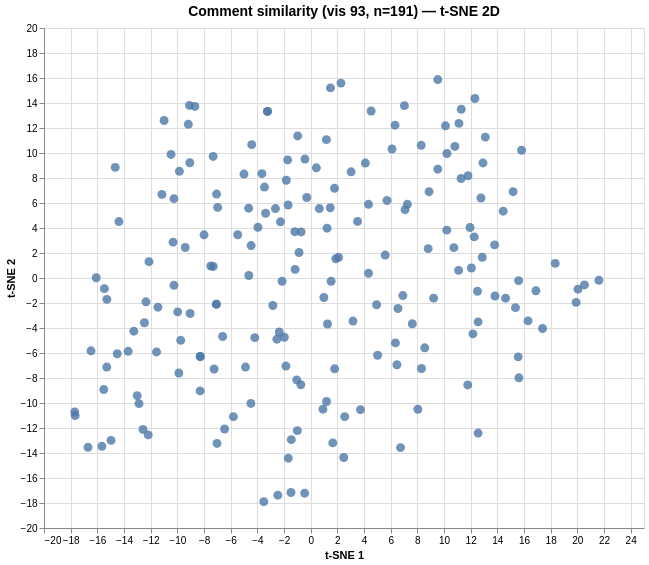

Express this chart as Vega-Lite.
### Vega specification from a JSON file in a GitHub repository (floating-point values rounded to 4 significant figures; data arrays with more than 128 entries replaced by an {"elided": "..."} marker saying what was removed)
{"$schema": "https://vega.github.io/schema/vega/v6.json", "data": [{"name": "param_1e9efca18e7a2868_store"}, {"name": "source_0", "values": {"elided": "191 records"}}, {"name": "source_0_x_domain_dim_1", "values": [{"min": -17.7, "max": 21.62}]}, {"name": "source_0_y_domain_dim_2", "values": [{"min": -17.89, "max": 15.87}]}], "signals": [{"name": "unit", "value": {}, "on": [{"events": "pointermove", "update": "isTuple(group()) ? group() : unit"}]}, {"name": "param_1e9efca18e7a2868", "update": "vlSelectionResolve(\"param_1e9efca18e7a2868_store\", \"union\")"}, {"name": "param_1e9efca18e7a2868_dim_1", "on": [{"events": [{"source": "view", "type": "dblclick"}], "update": "null"}, {"events": {"signal": "param_1e9efca18e7a2868_translate_delta"}, "update": "panLinear(param_1e9efca18e7a2868_translate_anchor.extent_x, -param_1e9efca18e7a2868_translate_delta.x / width)"}, {"events": {"signal": "param_1e9efca18e7a2868_zoom_delta"}, "update": "zoomLinear(domain(\"x\"), param_1e9efca18e7a2868_zoom_anchor.x, param_1e9efca18e7a2868_zoom_delta)"}]}, {"name": "param_1e9efca18e7a2868_dim_2", "on": [{"events": [{"source": "view", "type": "dblclick"}], "update": "null"}, {"events": {"signal": "param_1e9efca18e7a2868_translate_delta"}, "update": "panLinear(param_1e9efca18e7a2868_translate_anchor.extent_y, param_1e9efca18e7a2868_translate_delta.y / height)"}, {"events": {"signal": "param_1e9efca18e7a2868_zoom_delta"}, "update": "zoomLinear(domain(\"y\"), param_1e9efca18e7a2868_zoom_anchor.y, param_1e9efca18e7a2868_zoom_delta)"}]}, {"name": "param_1e9efca18e7a2868_tuple", "on": [{"events": [{"signal": "param_1e9efca18e7a2868_dim_1 || param_1e9efca18e7a2868_dim_2"}], "update": "param_1e9efca18e7a2868_dim_1 && param_1e9efca18e7a2868_dim_2 ? {unit: \"\", fields: param_1e9efca18e7a2868_tuple_fields, values: [param_1e9efca18e7a2868_dim_1,param_1e9efca18e7a2868_dim_2]} : null"}]}, {"name": "param_1e9efca18e7a2868_tuple_fields", "value": [{"field": "dim_1", "channel": "x", "type": "R"}, {"field": "dim_2", "channel": "y", "type": "R"}]}, {"name": "param_1e9efca18e7a2868_translate_anchor", "value": {}, "on": [{"events": [{"source": "scope", "type": "pointerdown"}], "update": "{x: x(unit), y: y(unit), extent_x: domain(\"x\"), extent_y: domain(\"y\")}"}]}, {"name": "param_1e9efca18e7a2868_translate_delta", "value": {}, "on": [{"events": [{"source": "window", "between": [{"source": "scope", "type": "pointerdown"}, {"source": "window", "type": "pointerup"}], "type": "pointermove", "consume": true}], "update": "{x: param_1e9efca18e7a2868_translate_anchor.x - x(unit), y: param_1e9efca18e7a2868_translate_anchor.y - y(unit)}"}]}, {"name": "param_1e9efca18e7a2868_zoom_anchor", "on": [{"events": [{"source": "scope", "consume": true, "type": "wheel"}], "update": "{x: invert(\"x\", x(unit)), y: invert(\"y\", y(unit))}"}]}, {"name": "param_1e9efca18e7a2868_zoom_delta", "on": [{"events": [{"source": "scope", "consume": true, "type": "wheel"}], "update": "pow(1.001, event.deltaY * pow(16, event.deltaMode))", "force": true}]}, {"name": "param_1e9efca18e7a2868_modify", "on": [{"events": {"signal": "param_1e9efca18e7a2868_tuple"}, "update": "modify(\"param_1e9efca18e7a2868_store\", param_1e9efca18e7a2868_tuple, true)"}]}], "marks": [{"type": "symbol", "name": "marks", "from": {"data": "source_0"}, "encode": {"update": {"size": {"value": 80}, "x": {"field": "dim_1", "scale": "x"}, "shape": {"value": "circle"}, "fill": {"value": "#4c78a8"}, "tooltip": {"signal": "{\"Comment #\": format(datum[\"index\"], \"\"), \"Comment\": isValid(datum[\"comment\"]) ? datum[\"comment\"] : \"\"+datum[\"comment\"]}"}, "y": {"field": "dim_2", "scale": "y"}, "opacity": {"value": 0.8}}}, "clip": true, "style": ["circle"], "interactive": true}], "scales": [{"name": "x", "type": "linear", "domain": [{"signal": "(data(\"source_0_x_domain_dim_1\")[0] || {}).min"}, {"signal": "(data(\"source_0_x_domain_dim_1\")[0] || {}).max"}], "range": [0, {"signal": "width"}], "domainRaw": {"signal": "param_1e9efca18e7a2868[\"dim_1\"]"}, "zero": true, "nice": true}, {"name": "y", "type": "linear", "domain": [{"signal": "(data(\"source_0_y_domain_dim_2\")[0] || {}).min"}, {"signal": "(data(\"source_0_y_domain_dim_2\")[0] || {}).max"}], "range": [{"signal": "height"}, 0], "nice": true, "zero": true, "domainRaw": {"signal": "param_1e9efca18e7a2868[\"dim_2\"]"}}], "axes": [{"scale": "x", "minExtent": 0, "tickCount": {"signal": "ceil(width/40)"}, "gridScale": "y", "domain": false, "zindex": 0, "aria": false, "ticks": false, "orient": "bottom", "maxExtent": 0, "labels": false, "grid": true}, {"scale": "y", "maxExtent": 0, "ticks": false, "orient": "left", "grid": true, "minExtent": 0, "labels": false, "aria": false, "domain": false, "gridScale": "x", "zindex": 0, "tickCount": {"signal": "ceil(height/40)"}}, {"scale": "x", "grid": false, "zindex": 0, "tickCount": {"signal": "ceil(width/40)"}, "title": "t-SNE 1", "orient": "bottom", "labelFlush": true, "labelOverlap": true}, {"scale": "y", "orient": "left", "grid": false, "title": "t-SNE 2", "zindex": 0, "labelOverlap": true, "tickCount": {"signal": "ceil(height/40)"}}], "title": {"text": "Comment similarity (vis 93, n=191) — t-SNE 2D", "fontSize": 14, "frame": "group"}, "style": "cell", "padding": 5, "width": 600, "background": "white", "height": 500}
